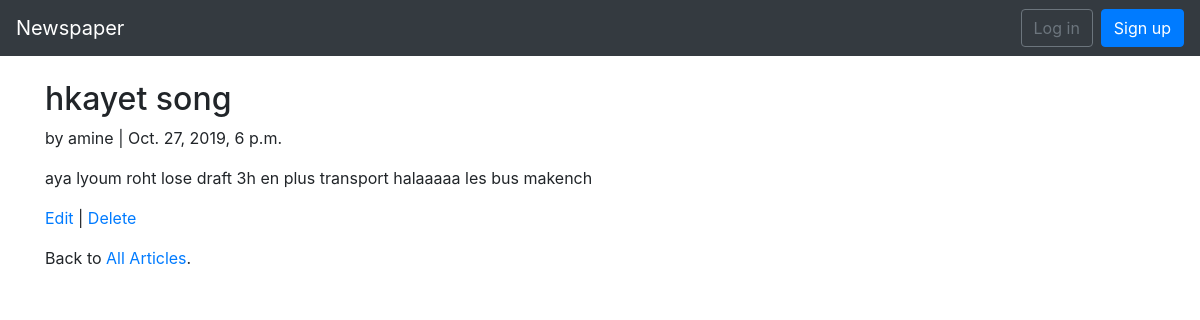
Page /articles/2/ on the committed database.
### articles/models.py (models this page shows, shortened)
class Article(models.Model):
    title = models.CharField(max_length=255)
    body = models.TextField()
    date = models.DateTimeField(auto_now_add=True)
    author = models.ForeignKey(
        settings.AUTH_USER_MODEL,
        on_delete=models.CASCADE,
    )

### users/models.py (models this page shows)
class CustomUser(AbstractUser):
    age = models.PositiveIntegerField(default=0)

### articles/views.py (the view)
# urls.py: path('<int:pk>/',views.ArticleDetailView.as_view(), name='article_detail'),
class ArticleDetailView(DetailView):
    model = models.Article
    template_name = 'article_detail.html'
    login_url = 'login'

### templates/article_detail.html (shortened to what this page needs)
<!DOCTYPE html>
<html lang="en">
<head>
</head>
<body>
{% extends 'base.html' %}
{% block content %}
<div class="article-entry">
    <h2>{{ object.title }}</h2>
    <p>by {{ object.author }} | {{ object.date }}</p>
    <p>{{ object.body }}</p>
</div>
<p><a href="{% url 'article_edit' article.pk %}">Edit</a> | <a href="{% url 'article_delete' article.pk %}">Delete</a></p>
<p>Back to <a href="{% url 'article_list' %}">All Articles</a>.</p>
{% endblock content %}

### rows in the picture
Article: title "hkayet song", author "amine", date "Oct. 27, 2019, 6 p.m.", body "aya lyoum roht lose draft 3h en plus transport halaaaaa les bus makench"
